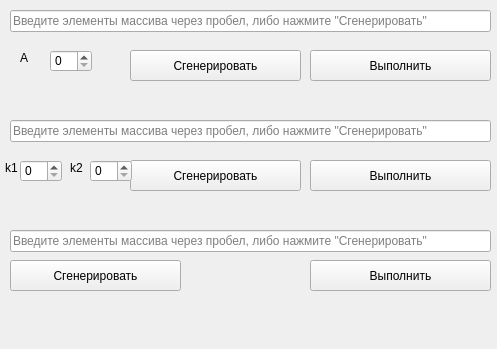
<?xml version="1.0" encoding="UTF-8"?>
<ui version="4.0">
 <class>Form</class>
 <widget class="QWidget" name="Form">
  <property name="geometry">
   <rect>
    <x>0</x>
    <y>0</y>
    <width>497</width>
    <height>349</height>
   </rect>
  </property>
  <property name="windowTitle">
   <string>Лабораторная работа №6. Часть 1</string>
  </property>
  <widget class="QLineEdit" name="boxF1a">
   <property name="geometry">
    <rect>
     <x>10</x>
     <y>10</y>
     <width>481</width>
     <height>22</height>
    </rect>
   </property>
   <property name="placeholderText">
    <string>Введите элементы массива через пробел, либо нажмите &quot;Сгенерировать&quot;</string>
   </property>
  </widget>
  <widget class="QPushButton" name="buttonF1aGen">
   <property name="geometry">
    <rect>
     <x>130</x>
     <y>50</y>
     <width>171</width>
     <height>31</height>
    </rect>
   </property>
   <property name="text">
    <string>Сгенерировать</string>
   </property>
  </widget>
  <widget class="QPushButton" name="buttonF1aEval">
   <property name="geometry">
    <rect>
     <x>310</x>
     <y>50</y>
     <width>181</width>
     <height>31</height>
    </rect>
   </property>
   <property name="text">
    <string>Выполнить</string>
   </property>
  </widget>
  <widget class="QPushButton" name="buttonF1bGen">
   <property name="geometry">
    <rect>
     <x>130</x>
     <y>160</y>
     <width>171</width>
     <height>31</height>
    </rect>
   </property>
   <property name="text">
    <string>Сгенерировать</string>
   </property>
  </widget>
  <widget class="QPushButton" name="buttonF1bEval">
   <property name="geometry">
    <rect>
     <x>310</x>
     <y>160</y>
     <width>181</width>
     <height>31</height>
    </rect>
   </property>
   <property name="text">
    <string>Выполнить</string>
   </property>
  </widget>
  <widget class="QLineEdit" name="boxF1b">
   <property name="geometry">
    <rect>
     <x>10</x>
     <y>120</y>
     <width>481</width>
     <height>22</height>
    </rect>
   </property>
   <property name="placeholderText">
    <string>Введите элементы массива через пробел, либо нажмите &quot;Сгенерировать&quot;</string>
   </property>
  </widget>
  <widget class="QLineEdit" name="boxF2">
   <property name="geometry">
    <rect>
     <x>10</x>
     <y>230</y>
     <width>481</width>
     <height>22</height>
    </rect>
   </property>
   <property name="placeholderText">
    <string>Введите элементы массива через пробел, либо нажмите &quot;Сгенерировать&quot;</string>
   </property>
  </widget>
  <widget class="QPushButton" name="buttonF2Gen">
   <property name="geometry">
    <rect>
     <x>10</x>
     <y>260</y>
     <width>171</width>
     <height>31</height>
    </rect>
   </property>
   <property name="text">
    <string>Сгенерировать</string>
   </property>
  </widget>
  <widget class="QPushButton" name="buttonF2Eval">
   <property name="geometry">
    <rect>
     <x>310</x>
     <y>260</y>
     <width>181</width>
     <height>31</height>
    </rect>
   </property>
   <property name="text">
    <string>Выполнить</string>
   </property>
  </widget>
  <widget class="QLabel" name="labelF1aA">
   <property name="geometry">
    <rect>
     <x>20</x>
     <y>50</y>
     <width>31</width>
     <height>16</height>
    </rect>
   </property>
   <property name="text">
    <string>A</string>
   </property>
  </widget>
  <widget class="QSpinBox" name="boxF1aA">
   <property name="geometry">
    <rect>
     <x>50</x>
     <y>50</y>
     <width>42</width>
     <height>22</height>
    </rect>
   </property>
  </widget>
  <widget class="QLabel" name="labelF1bK1">
   <property name="geometry">
    <rect>
     <x>5</x>
     <y>160</y>
     <width>16</width>
     <height>16</height>
    </rect>
   </property>
   <property name="text">
    <string>k1</string>
   </property>
  </widget>
  <widget class="QLabel" name="labelF1bK2">
   <property name="geometry">
    <rect>
     <x>70</x>
     <y>160</y>
     <width>16</width>
     <height>16</height>
    </rect>
   </property>
   <property name="text">
    <string>k2</string>
   </property>
  </widget>
  <widget class="QSpinBox" name="boxF1bK1">
   <property name="geometry">
    <rect>
     <x>20</x>
     <y>160</y>
     <width>42</width>
     <height>22</height>
    </rect>
   </property>
  </widget>
  <widget class="QSpinBox" name="boxF1bK2">
   <property name="geometry">
    <rect>
     <x>90</x>
     <y>160</y>
     <width>42</width>
     <height>22</height>
    </rect>
   </property>
   <property name="minimum">
    <number>0</number>
   </property>
   <property name="value">
    <number>0</number>
   </property>
  </widget>
 </widget>
 <resources/>
 <connections/>
</ui>
